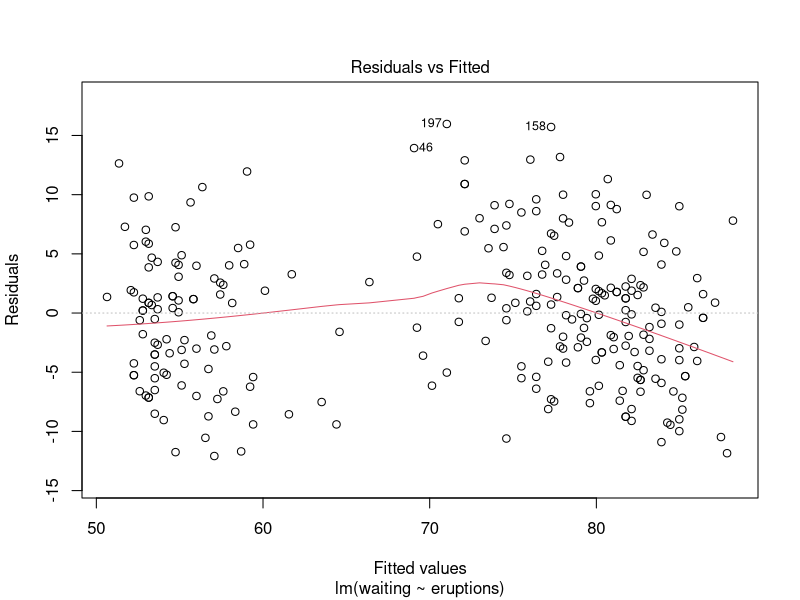
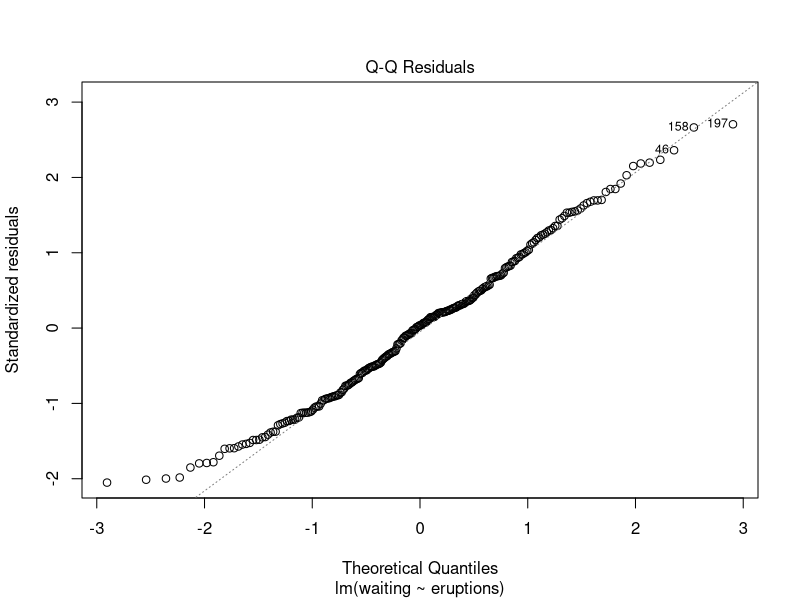
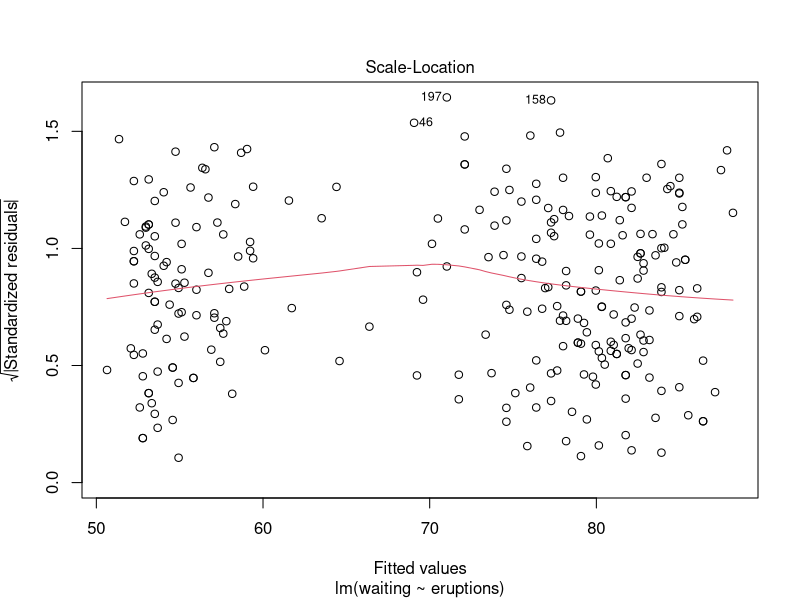
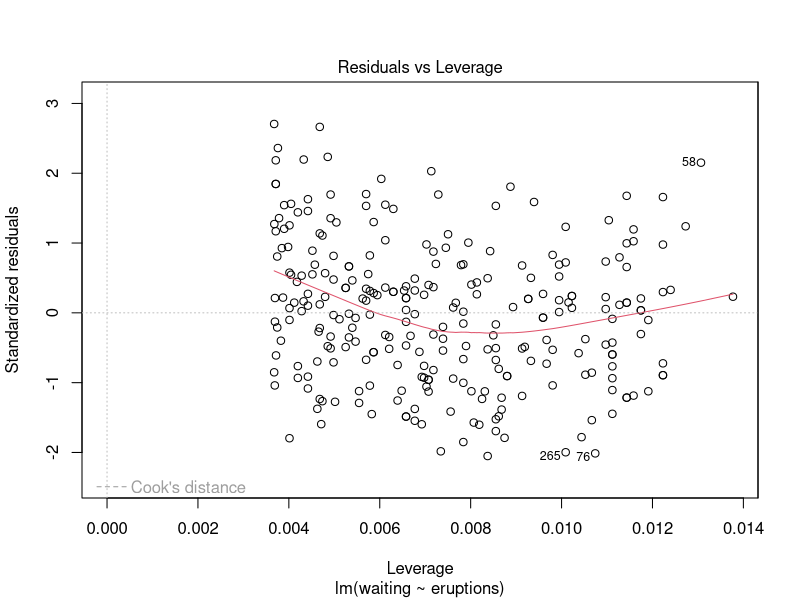
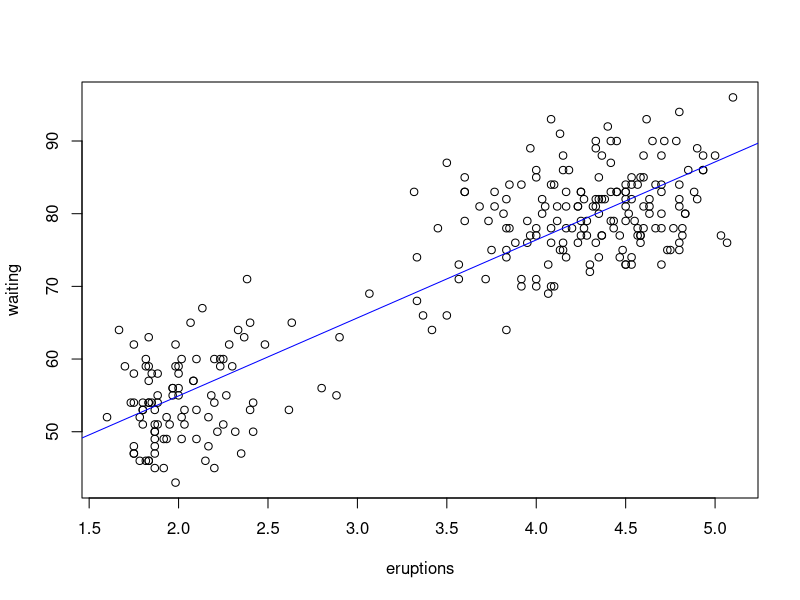
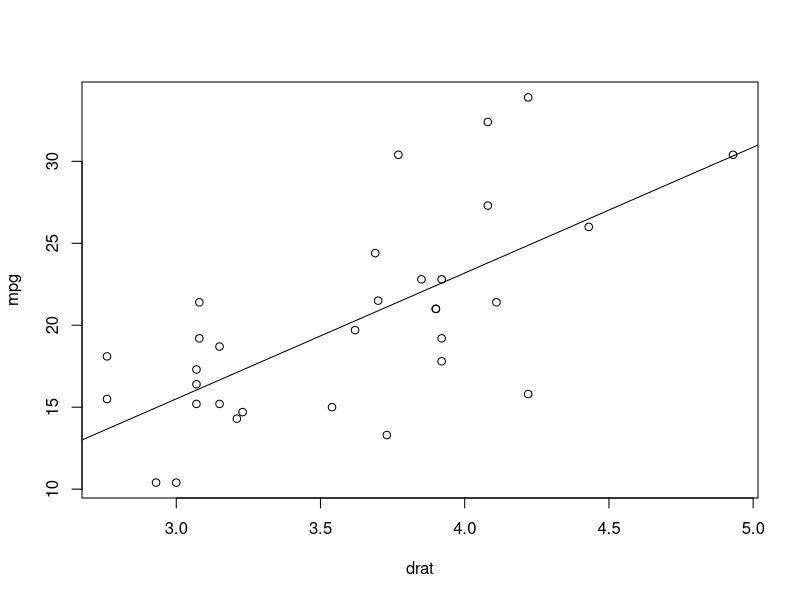
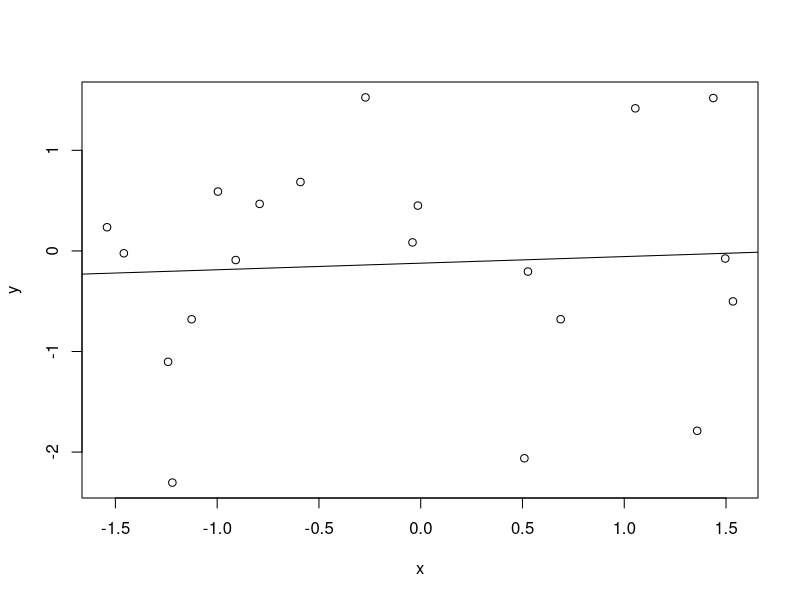

Write R code to recreate these figures, in order.
### Kurztest 4 - PVA 5 ###
###    Achim Grether   ###
### ------------------ ### 

## Aufgabe 1.1

attach(faithful)

model <- lm(waiting~eruptions)

model
print(model)

plot(model)

plot(eruptions, waiting)
abline(model, col='blue')


attach(mtcars)

model2 <- lm(mpg~drat)
print(model2)


plot(drat, mpg)
abline(model2)

summary(model)
cor(eruptions, waiting)
cor(waiting, eruptions)

summary(model2)
cor(drat, mpg)


x <- rnorm(20)
y <- rnorm(20)
plot(x,y)
model <- lm(y~x)
abline(model)
print(model)
summary(model)
